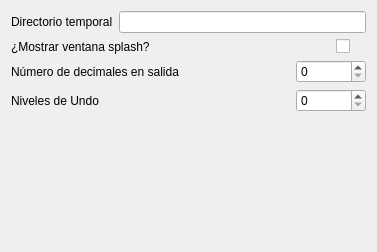
<ui version="4.0" >
 <class>wconfig1</class>
 <widget class="QWidget" name="wconfig1" >
  <property name="geometry" >
   <rect>
    <x>0</x>
    <y>0</y>
    <width>377</width>
    <height>252</height>
   </rect>
  </property>
  <property name="windowTitle" >
   <string>Form1</string>
  </property>
  <layout class="QVBoxLayout" >
   <item>
    <layout class="QHBoxLayout" >
     <item>
      <widget class="QLabel" name="textLabel1" >
       <property name="text" >
        <string>Directorio temporal</string>
       </property>
       <property name="wordWrap" >
        <bool>false</bool>
       </property>
      </widget>
     </item>
     <item>
      <widget class="QLineEdit" name="lineEdit1" />
     </item>
    </layout>
   </item>
   <item>
    <layout class="QHBoxLayout" >
     <item>
      <widget class="QLabel" name="textLabel1_2" >
       <property name="text" >
        <string>¿Mostrar ventana splash?</string>
       </property>
       <property name="wordWrap" >
        <bool>false</bool>
       </property>
      </widget>
     </item>
     <item>
      <widget class="QCheckBox" name="checkBox1" >
       <property name="maximumSize" >
        <size>
         <width>30</width>
         <height>30</height>
        </size>
       </property>
       <property name="text" >
        <string/>
       </property>
       <property name="shortcut" >
        <string/>
       </property>
      </widget>
     </item>
    </layout>
   </item>
   <item>
    <layout class="QHBoxLayout" >
     <item>
      <widget class="QLabel" name="textLabel1_3" >
       <property name="text" >
        <string>Número de decimales en salida</string>
       </property>
       <property name="wordWrap" >
        <bool>false</bool>
       </property>
      </widget>
     </item>
     <item>
      <widget class="QSpinBox" name="spinBox1" >
       <property name="maximumSize" >
        <size>
         <width>70</width>
         <height>29</height>
        </size>
       </property>
      </widget>
     </item>
    </layout>
   </item>
   <item>
    <layout class="QHBoxLayout" >
     <item>
      <widget class="QLabel" name="textLabel2" >
       <property name="text" >
        <string>Niveles de Undo</string>
       </property>
       <property name="wordWrap" >
        <bool>false</bool>
       </property>
      </widget>
     </item>
     <item>
      <widget class="QSpinBox" name="spinBox2" >
       <property name="maximumSize" >
        <size>
         <width>70</width>
         <height>29</height>
        </size>
       </property>
      </widget>
     </item>
    </layout>
   </item>
   <item>
    <spacer>
     <property name="orientation" >
      <enum>Qt::Vertical</enum>
     </property>
     <property name="sizeType" >
      <enum>QSizePolicy::Expanding</enum>
     </property>
     <property name="sizeHint" >
      <size>
       <width>220</width>
       <height>80</height>
      </size>
     </property>
    </spacer>
   </item>
  </layout>
 </widget>
 <layoutdefault spacing="6" margin="11" />
 <pixmapfunction>qPixmapFromMimeSource</pixmapfunction>
 <resources/>
 <connections/>
</ui>
